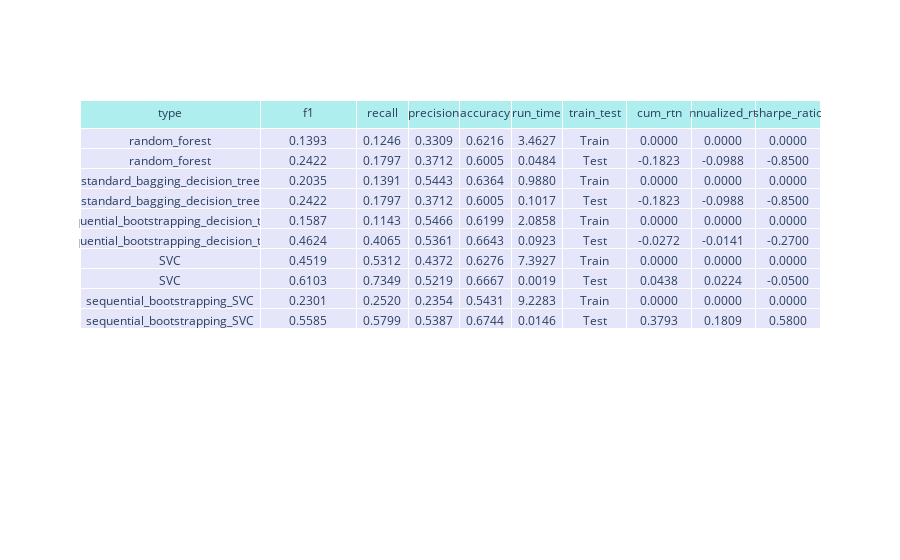

The notebook cell saved with this chart:
### Code cell
import plotly.graph_objects as go

fig = go.Figure(data=[go.Table(
    columnwidth = [280,150,80,80,80,80,100],
    header=dict(values=list(model_metrics_tbl.columns),
                fill_color='paleturquoise',
                align='center'),
    cells=dict(values=model_metrics_tbl.transpose().values.tolist(),
               fill_color='lavender',
               align='center',
               format=['', '.4f', '.4f','.4f','.4f','.4f','','.4f','.4f']
               )),
])              

fig.show()

### Figure 1 — Plotly figure (JSON) as saved in the notebook; plotly's stock layout.template omitted (floating-point values rounded to 4 significant figures)
{"data": [{"cells": {"align": "center", "fill": {"color": "lavender"}, "format": ["", ".4f", ".4f", ".4f", ".4f", ".4f", "", ".4f", ".4f"], "values": [["random_forest", "random_forest", "standard_bagging_decision_tree", "standard_bagging_decision_tree", "sequential_bootstrapping_decision_tree", "sequential_bootstrapping_decision_tree", "SVC", "SVC", "sequential_bootstrapping_SVC", "sequential_bootstrapping_SVC"], [0.1393, 0.2422, 0.2035, 0.2422, 0.1587, 0.4624, 0.4519, 0.6103, 0.2301, 0.5585], [0.1246, 0.1797, 0.1391, 0.1797, 0.1143, 0.4065, 0.5312, 0.7349, 0.252, 0.5799], [0.3309, 0.3712, 0.5443, 0.3712, 0.5466, 0.5361, 0.4372, 0.5219, 0.2354, 0.5387], [0.6216, 0.6005, 0.6364, 0.6005, 0.6199, 0.6643, 0.6276, 0.6667, 0.5431, 0.6744], [3.463, 0.04841, 0.988, 0.1017, 2.086, 0.09227, 7.393, 0.001869, 9.228, 0.01458], ["Train", "Test", "Train", "Test", "Train", "Test", "Train", "Test", "Train", "Test"], [0, -0.1823, 0, -0.1823, 0, -0.02719, 0, 0.04378, 0, 0.3793], [0, -0.0988, 0, -0.0988, 0, -0.01415, 0, 0.0224, 0, 0.1809], [0, -0.85, 0, -0.85, 0, -0.27, 0, -0.05, 0, 0.58]]}, "columnwidth": [280, 150, 80, 80, 80, 80, 100], "header": {"align": "center", "fill": {"color": "paleturquoise"}, "values": ["type", "f1", "recall", "precision", "accuracy", "run_time", "train_test", "cum_rtn", "annualized_rtn", "sharpe_ratio"]}, "type": "table"}], "layout": {}}
